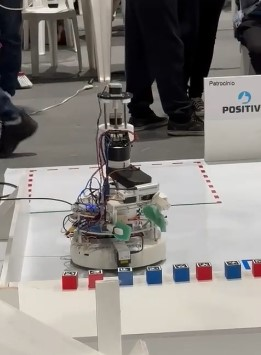
#> input picture fotos/captura1.jpg, 261 x 355 px, given in place of the camera
$ python project1.py
#> lines starting #> are read from the running program, lines starting #| are printed output that depends on the picture; after the words box and inside, x2 and y2 are one past the last pixel; in counts of white or black regions, pixels touching at a corner belong together
import numpy as np
import cv2

# Inicializa a webcam
webcam = cv2.VideoCapture(0)

while True:
    ret, frame = webcam.read()
#> frame is the input picture: shape (355, 261, 3); mean B, G, R 128.3, 132, 136.2
    height, width, _ = frame.shape
#> height = 355; width = 261

    if not ret:
        break

    # Converte para HSV
    hsv = cv2.cvtColor(frame, cv2.COLOR_BGR2HSV)
#> hsv: shape (355, 261, 3); mean H, S, V 44.6, 37.1, 138.1

    # Faixa de rosa no HSV
    lower_pink = np.array([140, 50, 50])  # Limite inferior
    upper_pink = np.array([170, 255, 255])  # Limite superior


    # Criar máscara para a cor rosa
    mask = cv2.inRange(hsv, lower_pink, upper_pink)
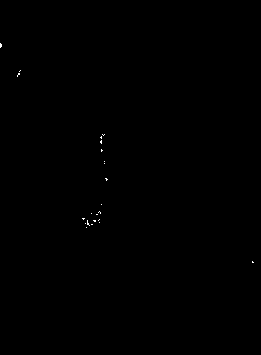
#> mask: shape (355, 261); 0.08% white in thin lines or dots, all inside (x1, y1, x2, y2) = (0, 43, 254, 263)

    # Suavizar a imagem para melhorar a detecção de círculos
    blurred = cv2.GaussianBlur(mask, (9, 9), 2)

    rect_width = width // 5
#> rect_width = 52
    x_center_start = (width // 2) - (rect_width // 2)
#> x_center_start = 104
    x_center_end = (width // 2) + (rect_width // 2)
#> x_center_end = 156

    # Detectar círculos usando a Transformada de Hough
    circles = cv2.HoughCircles(blurred, cv2.HOUGH_GRADIENT, dp=1.2, minDist=30,
                               param1=50, param2=30, minRadius=5, maxRadius=200)
#> circles = None


    cv2.rectangle(frame, (x_center_start, 0), (x_center_end, height), (0, 255, 0), 2)
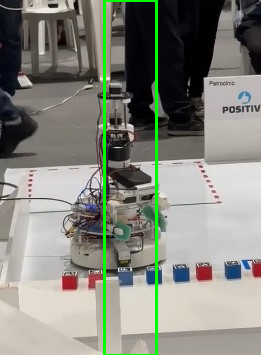
#> frame: shape (355, 261, 3); 2.46% of pixels changed, all inside (x1, y1, x2, y2) = (103, 0, 158, 355)

    if circles is not None:
        circles = np.uint16(np.around(circles))  # Arredondar os valores
        for i in circles[0, :]:

            cv2.circle(frame, (i[0], i[1]), i[2], (0, 0, 0), 2)  # Contorno do círculo

            if (i[0]< x_center_start):
                print("vire para a esquerda")

            elif (i[0] > x_center_end):
                print("vire para a direita")

            else:
                print("está no meio da tela")

    # Mostrar as imagens
    cv2.imshow('frame', frame)

    if cv2.waitKey(40) & 0xFF == ord('q'):
#> (key q is pressed here)
        break

# Liberar recursos
webcam.release()
cv2.destroyAllWindows()
